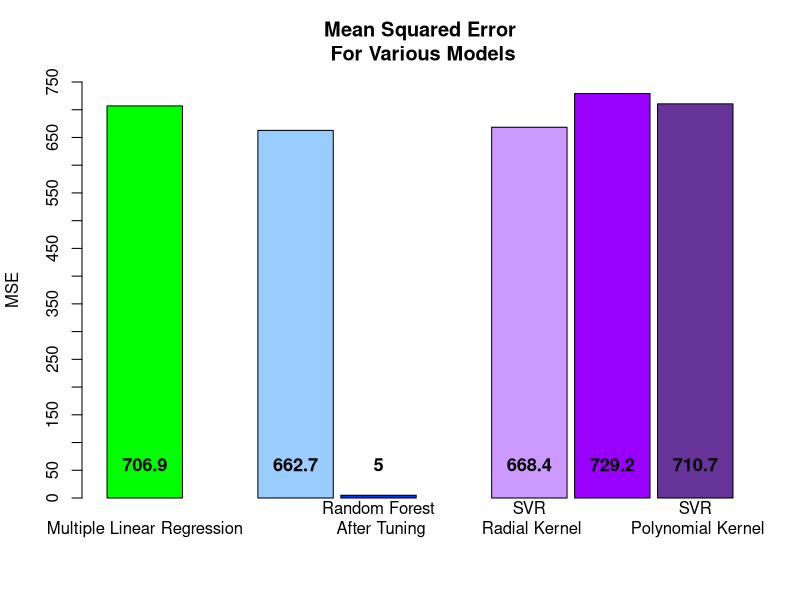

Recreate this plot in R.
#plots the MSE values for the models we've tried, for easy comparison of effectiveness

#list MSEs calculated from each model
MLR_MSE <- 706.915

RF_MSE_1 <- 662.722
RF_MSE_2 <- 5 #placeholder
  
SVR_MSE_Radial <- 668.398
SVR_MSE_Linear <- 729.173
SVR_MSE_Polynomial <- 710.652

#makes vector of values
MSE_list <- c(MLR_MSE, RF_MSE_1, RF_MSE_2, SVR_MSE_Radial, SVR_MSE_Linear,
              SVR_MSE_Polynomial)
#how much space will be before each bar
barspacing <- c(0, 1, .1, 1, .1, .1)
#labels for bars
barnames <- c("Multiple Linear Regression","Random Forest\n Before Tuning",
              "Random Forest\n After Tuning","SVR\n Radial Kernel",
              "SVR\n Linear Kernel","SVR\n Polynomial Kernel")
#sets colours
colours <- c("#00FF00","#99CCFF","#0033FF","#CC99FF","#9900FF","#663399")

#creates barplot
barplot <- barplot(MSE_list, space=barspacing, names.arg=barnames, col=colours,
        main="Mean Squared Error\n For Various Models", ylab="MSE",
        ylim=c(0,750), axes=TRUE, yaxp = c(0, 750, 15))
#adds text with exact values for each MSE on the corresponding bar
text(barplot, 30, round(MSE_list, 1),cex=1.1,pos=3, font=2) 
